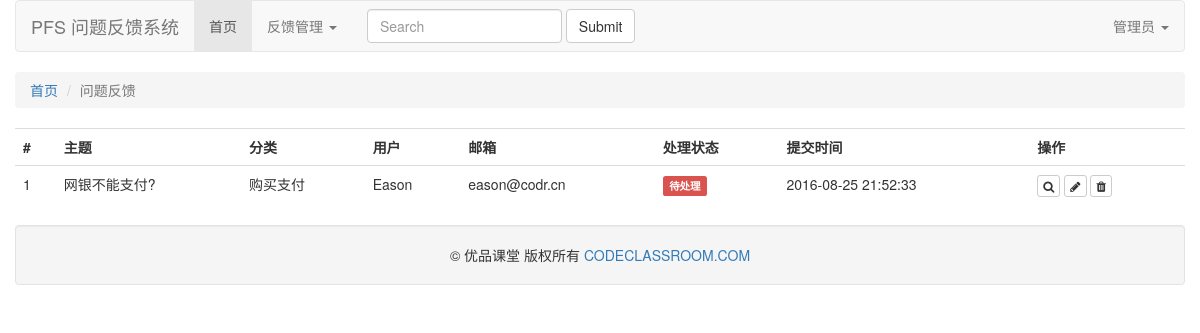
Page /admin/list/ on the earlier database version.
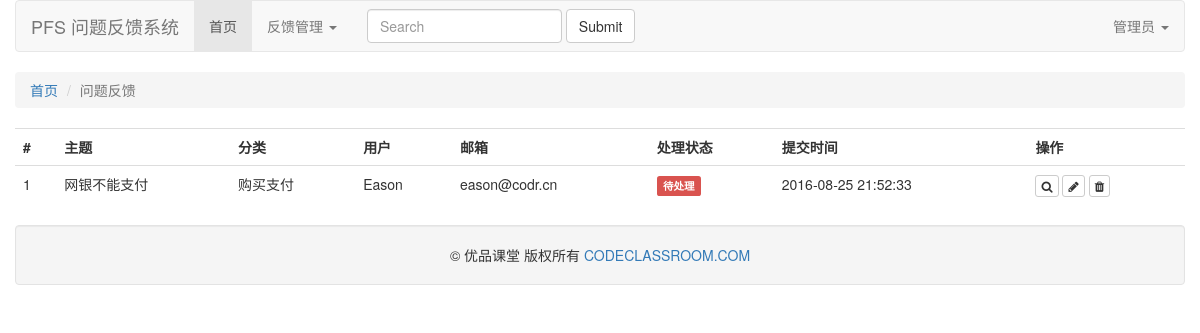
Same page on the later database version.
### tables this page shows
CREATE TABLE feedback(
  Subject text,
  CategoryID integer,
  UserName text,
  Email text,
  Image text,
  Body text,
  State boolean,
  Reply text,
  ReleaseTime datetime,
  foreign key (CategoryID) references category(ROWID)
);

CREATE TABLE category (
  CategoryName text

);

### pfs.py (the view)
@app.route('/admin/list/')
def feedback_list():
    conn = sqlite3.connect(DATABASE_URL)
    c = conn.cursor()
    sql = 'select f.ROWID,f.*,c.CategoryName from feedback f inner join category c on c.ROWID = f.CategoryID order by f.ROWID desc'
    feedbacks = c.execute(sql).fetchall()
    conn.close()
    return render_template('feedback-list.html', items=feedbacks)

### templates/feedback-list.html
{% extends 'base.html' %}
{% block main_content %}
<div class="row">
    <table class="table table-hover">
        <tr>
            <th>#</th>
            <th>主题</th>
            <th>分类</th>
            <th>用户</th>
            <th>邮箱</th>
            <th>处理状态</th>
            <th>提交时间</th>
            <th>操作</th>
        </tr>
        {% for item in items %}
            <tr>
                <td>{{ loop.index }}</td>
                <td>{{ item[1] }}</td>
                <td>{{ item[10] }}</td>
                <td>{{ item[3] }}</td>
                <td>{{ item[4] }}</td>
                <td><span class="label label-{{ 'danger' if item[7]==0 else 'success' }}">{{ '待处理' if item[7]==0 else '已处理' }}</span></td>
                <td>{{ item[9] }}</td>
                <td>
                    <a href="#" class="btn btn-default btn-xs" title="查看"><i class="fa fa-search"></i></a>
                    <a href="#" class="btn btn-default btn-xs" title="编辑"><i class="fa fa-pencil"></i></a>
                    <a href="{{ url_for('delete_feedback',id=item[0]) }}" class="btn btn-default btn-xs" title="删除"><i class="fa fa-trash"></i></a>
                </td>
            </tr>
        {% endfor %}
    </table>
</div>
{% endblock %}

Differences in the rows shown:
changed feedback "Eason": Subject "网银不能支付?" → "网银不能支付"
